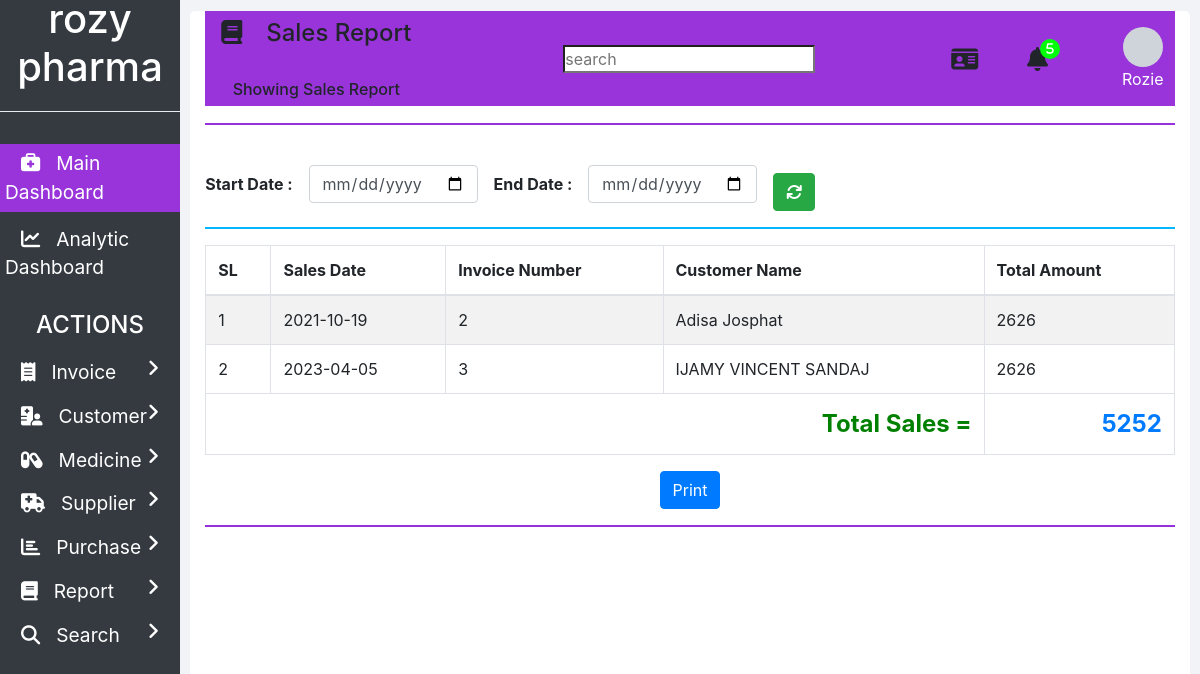
/sales_report.php, run on the app's committed database.
### tables this page shows
CREATE TABLE `invoices` (
  `INVOICE_ID` int(11) NOT NULL,
  `NET_TOTAL` double NOT NULL DEFAULT 0,
  `INVOICE_DATE` date NOT NULL DEFAULT current_timestamp(),
  `CUSTOMER_ID` int(11) NOT NULL,
  `TOTAL_AMOUNT` double NOT NULL,
  `TOTAL_DISCOUNT` double NOT NULL
);

CREATE TABLE `customers` (
  `ID` int(11) NOT NULL,
  `NAME` varchar(20) NOT NULL,
  `CONTACT_NUMBER` varchar(10) NOT NULL,
  `ADDRESS` varchar(100) NOT NULL,
  `DOCTOR_NAME` varchar(20) NOT NULL,
  `DOCTOR_ADDRESS` varchar(100) NOT NULL
);

### includes/report.php (the view, shortened to what this page needs)
  <?php
function showSales($start_date, $end_date) {
  ?>
  <thead>
    <tr>
      <th>SL</th>
      <th>Sales Date</th>
      <th>Invoice Number</th>
      <th>Customer Name</th>
      <th>Total Amount</th>
    </tr>
  </thead>
  <tbody>
  <?php
  require "dbConfig.php";
  if($con) {
    $seq_no = 0;
    $total = 0;
    if($start_date == "" || $end_date == "")
      $query = "SELECT * FROM invoices INNER JOIN customers ON invoices.CUSTOMER_ID = customers.ID";
    else
      $query = "SELECT * FROM invoices INNER JOIN customers ON invoices.CUSTOMER_ID = customers.ID WHERE INVOICE_DATE BETWEEN '$start_date' AND '$end_date'";
    $result = mysqli_query($con, $query);
    while($row = mysqli_fetch_array($result)) {
      $seq_no++;
      showSalesRow($seq_no, $row);
      $total = $total + $row['NET_TOTAL'];
    }
    ?>
    </tbody>
    <tfoot class="font-weight-bold">
      <tr style="text-align: right; font-size: 24px;">
        <td colspan="4" style="color: green;">&nbsp;Total Sales =</td>
        <td class="text-primary"><?php echo $total; ?></td>
      </tr>
    </tfoot>
    <?php
  }
}
function showSalesRow($seq_no, $row) {
  ?>
  <tr>
    <td><?php echo $seq_no; ?></td>
    <td><?php echo $row['INVOICE_DATE']; ?></td>
    <td><?php echo $row['INVOICE_ID']; ?></td>
    <td><?php echo $row['NAME']; ?></td>
    <td><?php echo $row['NET_TOTAL'] ?></td>
  </tr>
  <?php
}
?>

### style.css (style rules this page uses)
* { padding:0;margin:0;box-sizing:border-box }
aside { width:15%;height:100vh;background-color:#343a40;position:fixed;z-index:1;flex:1 0 auto }
aside .sidebar { width:100%;height:100%;top:0 }
aside .sidebar .card__body .logo { height:7rem;border-bottom:1px solid #e9ecef;display:flex;align-items:center;justify-content:center }
aside .sidebar .card__body .logo h1 { color:#fff;text-align:center;margin-bottom:25px }
aside .sidebar .card__body .main__menu-item { padding:5px 5px;cursor:pointer;position:relative }
aside .sidebar .card__body .main__menu-item.top { margin-top:2rem;background:#9834da }
aside .sidebar .card__body .main__menu-item>a { height:150% !important;color:#fff;text-decoration:none;font-size:1.2rem }
aside .sidebar .card__body .main__menu-item>a i { margin:0 16px }
aside .sidebar .card__body .main__menu-item>a .pull__right { position:absolute;right:5px }
aside #first,aside #second,aside #third,aside #fourth,aside #fifth,aside #sixth,aside #seventh { margin-top:5px }

### data on the page
invoices: seq_no "1", INVOICE_DATE "2021-10-19", INVOICE_ID "2", CUSTOMER_ID.NAME "Adisa Josphat", NET_TOTAL "2626"
invoices: seq_no "2", INVOICE_DATE "2023-04-05", INVOICE_ID "3", CUSTOMER_ID.NAME "IJAMY VINCENT SANDAJ", NET_TOTAL "2626"

### other printed values
$heading "Sales Report"
$sub_heading "Showing Sales Report"
$total "5252"
